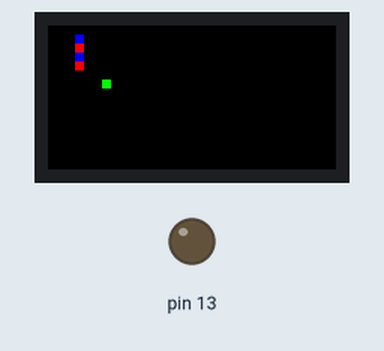
Recording of a sketch running on a simulated Arduino Uno, built with avr-gcc and run on an emulated ATmega328P. On the bench: 32×16 colour display, output pins drawn as LEDs (lit = HIGH). Random numbers use the default seed unless the sketch sets one.

Above: at 0.21 s.
At 0.61 s:
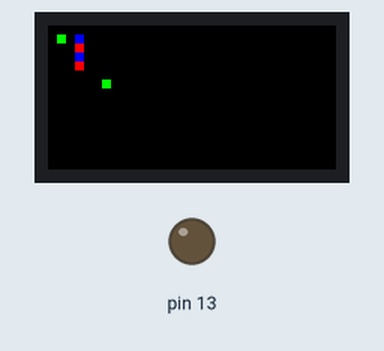
At 1.3 s:
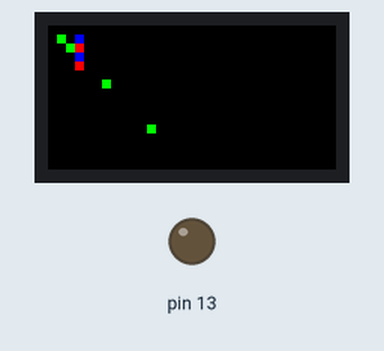
At 2.43 s:
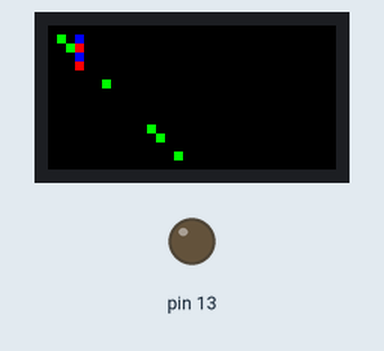
At 2.9 s:
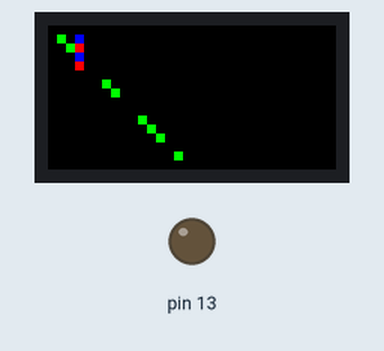
At 6.6 s:
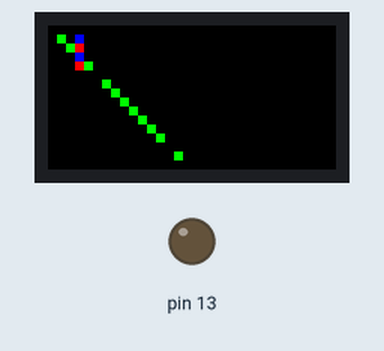

Measured:
- what the display in image 1 shows lasts 0.4 s, from 0.4 s to 0.8 s
- what the display in image 2 shows lasts 0.8 s, from 1.2 s to 2.0 s
- what the display in image 4 shows lasts 2.5 s, from 2.8 s to 5.3 s

The sketch:

Source.ino
```cpp
/*
 Name:		Sketch2.ino
 Created:	6/14/2019 10:54:24 AM
 Author:	Doug
*/

// the setup function runs once when you press reset or power the board
#include <RGBmatrixPanel.h>
#include <ArduinoSTL.h>
#include <list>
#define CLK  8
#define OE   9
#define LAT 10
#define A   A0
#define B   A1
#define C   A2
using namespace std;

/* Secao de defines do jogo da cobrinha*/
#define DIREITA 1
#define ESQUERDA 2
#define BAIXO 3
#define CIMA 4
#define ALTURA 16
#define LARGURA 32
//-------------------------------
char buf;
bool comidapresente = false;
int movdirection;
RGBmatrixPanel matrix(A, B, C, CLK, LAT, OE, false);
class PecaCobrinha {
	int x;
	int y;
public:
	const int getX() { return x; }
	const int getY() { return y; }
	void setX(const int x) { this->x = x; }
	void setY(const int y) { this->y = y; }
	 };

class Comida {
	int x;
	int y;
public:
	const int getX() { return x; }
	const int getY() { return y; }
	void setX(const int x) { this->x = x; }
	void setY(const int y) { this->y = y; }
};

list<PecaCobrinha> ListaCobrinha;
list<PecaCobrinha>::iterator it;
Comida comidinha;
bool alive = false;

void setJogo(list<PecaCobrinha>* ListaCobrinha, Comida* comida) {
	int x, y;
	PecaCobrinha aux;
	x = 3;
	y = 4;
	aux.setX(x);
	aux.setY(y);
	ListaCobrinha->push_back(aux);

	for (x = 0; x < 3; x++) {
		aux.setY(--y);
		ListaCobrinha->push_back(aux);
	}

	alive = true;
}
void setComida(list<PecaCobrinha>* listacobrinha, Comida* comidinha, bool* comida) {
	bool repete = false;
	int tempx, tempy;
	while (1){
	tempx = rand() % LARGURA - 1;
	tempy = rand() % ALTURA - 1;
	for (it = listacobrinha->begin(); it != listacobrinha->end(); it++) {
		if (it->getX() == tempx && it->getY() == tempy)
			repete = true;
	}
	if (!repete)
		break;
	}
	comidinha->setX(tempx);
	comidinha->setY(tempx);
	*comida = true;
}

void update(list<PecaCobrinha>* listacobrinha, Comida* comidinha, int direction, bool* comeu) {
	int tempx, tempy, removex, removey, segpecax, segpecay, resx, resy;
	it = listacobrinha->begin();
	tempx = it->getX();
	tempy = it->getY();
	it++;
	segpecax = it->getX();
	segpecay = it->getY();
	resx = tempx - segpecax;
	resy = tempy - segpecay;
	switch (direction) {
	case BAIXO:
		if (resx == 0 && resy == -1)
			direction = CIMA;
		break;
	case CIMA:
		if (resx == 0 && resy == 1)
			direction = BAIXO;
		break;
	case ESQUERDA:
		if (resx == 1 && resy == 0)
			direction = DIREITA;
		break;
	case DIREITA:
		if (resx == -1 && resy == 0)
			direction = ESQUERDA;
		break;
	}
	switch (direction) {
	case BAIXO:
		tempy++;
		break;
	case CIMA:
		tempy--;
		break;
	case DIREITA:
		tempx++;
		break;
	case ESQUERDA:
		tempx--;
		break;
	case 0:
		break;
	}
	if (tempx < 0 || tempx >= LARGURA || tempy < 0 || tempy >= ALTURA) {
		alive = false;
		return;
	}
	PecaCobrinha aux;
	aux.setX(tempx);
	aux.setY(tempy);
	it++;
	for (it = listacobrinha->begin(); it != listacobrinha->end(); it++) {
		if (aux.getX() == it->getX() && aux.getY() == it->getY()){
			alive = false;
			return;
		}
	}
	listacobrinha->push_front(aux);
	if (tempx == comidinha->getX() && tempy == comidinha->getY())
		* comeu = false;
	if (*comeu == false)
		return;
	listacobrinha->pop_back();
}

void draw(list<PecaCobrinha>* listacobrinha, Comida* comidinha,bool* comeu) {
	int exp = 1;
	//printf("-------------\n");
	for (it = listacobrinha->begin(); it != listacobrinha->end(); it++) {
		if (exp == 1)
			matrix.drawPixel(it->getX(), it->getY(), matrix.Color333(7, 0, 0));
		else
			matrix.drawPixel(it->getX(), it->getY(), matrix.Color333(0, 0, 7));
		printf("%d  %d  %d\n", it->getX(), it->getY(), exp);
		exp *= -1;
		}
	printf("-------------\n");
	if (*comeu == true)
		matrix.drawPixel(comidinha->getX(), comidinha->getY(), matrix.Color333(0, 7, 0));

}
void setup()
{
	pinMode(13, OUTPUT);
	Serial.begin(9600);
	matrix.begin();
}

void loop()
{
	setJogo(&ListaCobrinha, &comidinha);
	setComida(&ListaCobrinha, &comidinha, &comidapresente);
	while (alive) {
		if (Serial.available()) {
			buf = Serial.read();
			switch (buf) {
			case 'w':
				movdirection = CIMA;
				break;
			case 's':
				movdirection = BAIXO;
				break;
			case 'd':
				movdirection = DIREITA;
				break;
			case 'a':
				movdirection = ESQUERDA;
				break;
			default:
				printf("%c\n ----", buf);
				break;
			}
		}
		update(&ListaCobrinha, &comidinha, movdirection, &comidapresente);
		if (!comidapresente)
			setComida(&ListaCobrinha, &comidinha, &comidapresente);
		draw(&ListaCobrinha, &comidinha,&comidapresente);
		delay(200);
	}
}
```
